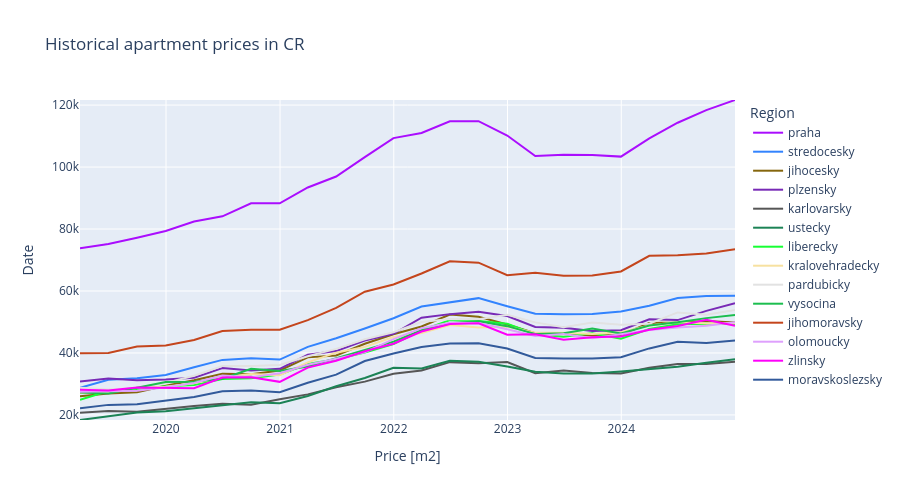

The code cell stored with this chart in its notebook:
### Code cell
fig = px.line(
    df,
    x="date",
    y="price",
    color="region",
    title="Historical apartment prices in CR",
    color_discrete_sequence=px.colors.qualitative.Alphabet
)

fig.update_yaxes(range=[df["price"].min(), df["price"].max()])

fig.update_layout(
    autosize=True,
    height=500,
    xaxis_title="Price [m2]",
    yaxis_title="Date",
    legend_title="Region"
)

fig.show()
